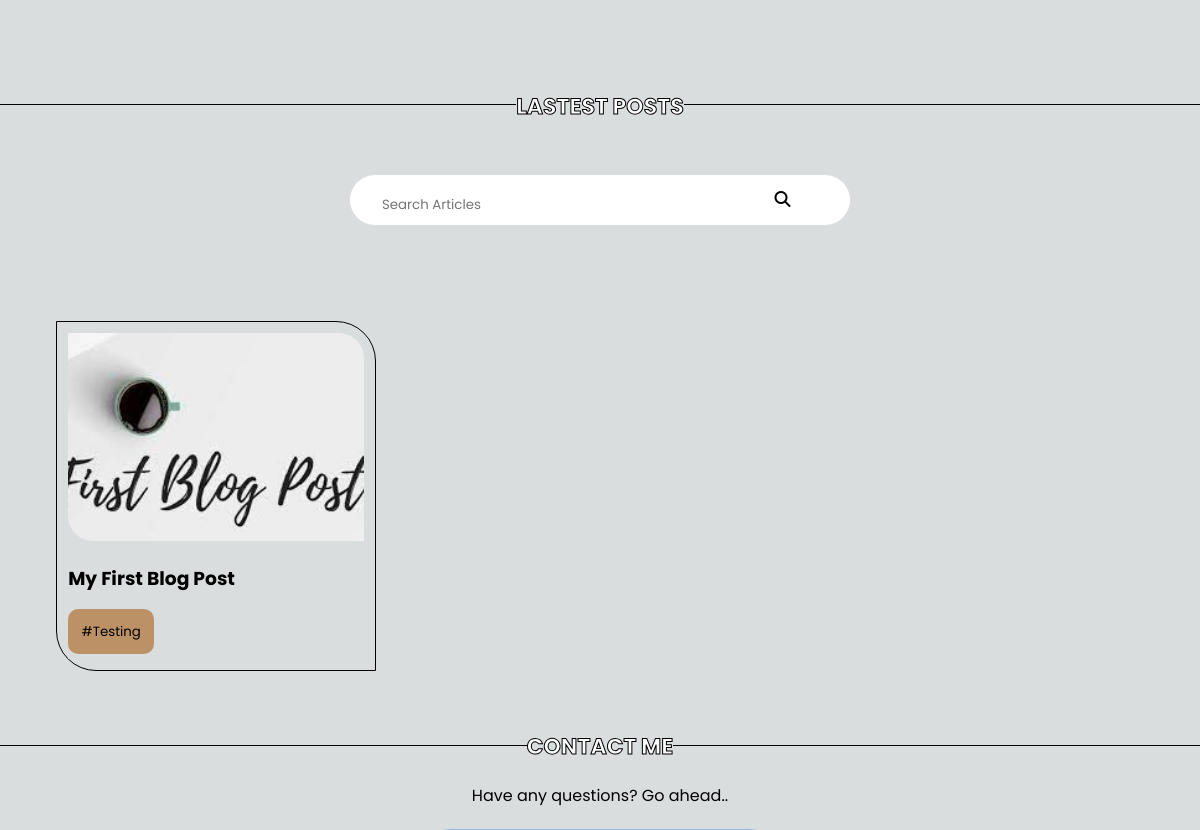
The app's page / (middle part), older data.
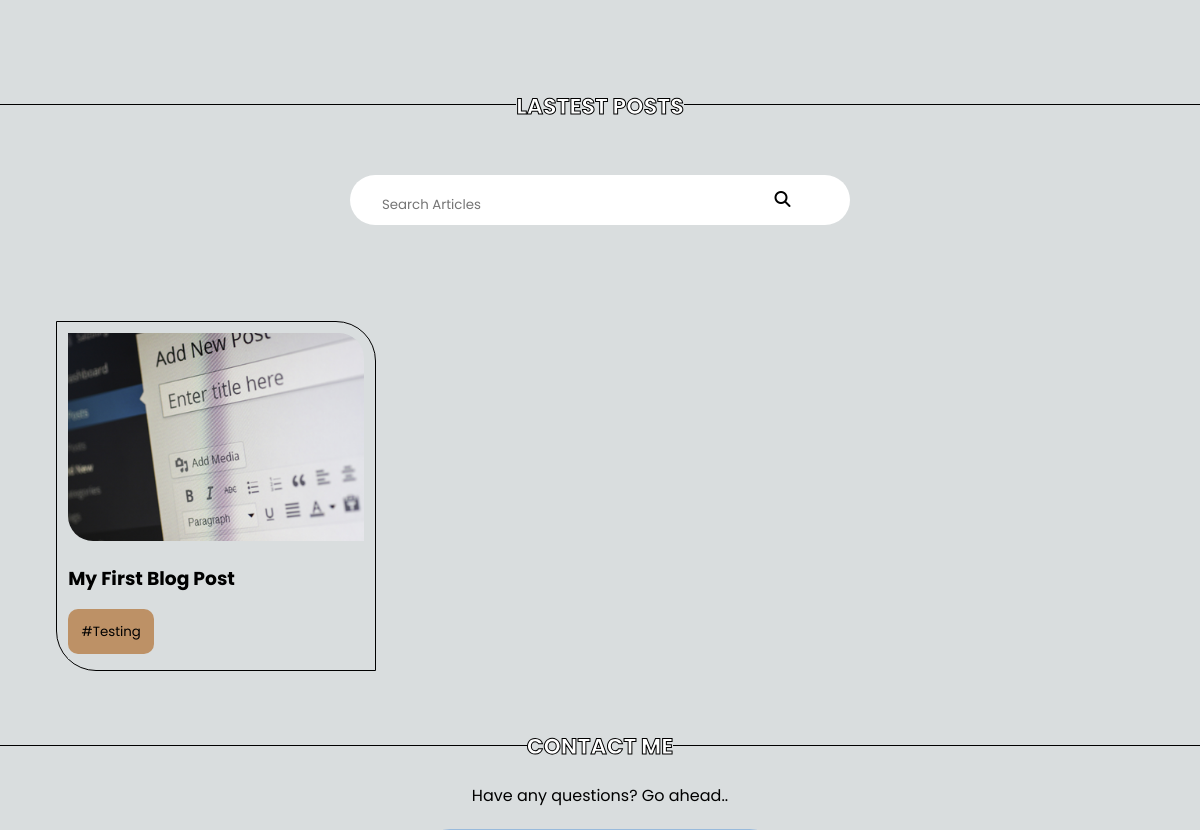
The same page, newer data.
### ba/models.py (models this page shows, shortened)
class Post(models.Model):
    title = models.CharField(max_length=100)
    image = models.ImageField(blank=True, null= True,upload_to="media/images/")
    summary = models.CharField(max_length=100)
    body = RichTextField(max_length=100000)
    slug = models.SlugField()
    category = models.ForeignKey(Category, on_delete=models.CASCADE)
    date_posted = models.DateTimeField(auto_now_add=True)
    class Meta:
        ordering = ["-date_posted"]
    def summary(self):
        return self.summary

class Category(models.Model):
    name = models.CharField(max_length= 100)
    def __str__(self):
        return self.name

### ba/views.py (the view, shortened to what this page needs)
# urls.py: 2. Add a URL to urlpatterns:  path('', views.home, name='home')
def home(request):
    if "q" in request.GET:
        q = request.GET["q"]
        search = Q(Q(title__icontains=q) | Q(category__name__icontains=q))
        posts = Post.objects.filter(search)
    else:
        posts = Post.objects.all()
    context = {
    "posts": posts
    }
    return render(request, "ba/home.html", context)

### ba/templates/ba/home.html (shortened to what this page needs)
{% extends 'ba/main.html' %} {% block content %} {% include "ba/navbar.html" %}
{% include "ba/heropage.html" %}
<h1 class="heading">Lastest Posts</h1>
<form class="search" method="get" action="">
  <input type="text" name="q" placeholder="Search Articles" />
  <a class="search-btn" href="#"
    ><i class="fa fa-search" aria-hidden="true"></i
  ></a>
</form>
<section class="container">
  {% for post in posts %}
  <div class="post-container">
    <img class="post-image" src="{{post.image.url}}" />
    <div class="post-body">
      <h3 class="post-title">
        <a href="{% url 'detailpost' post.slug %}" class="read-more"
          >{{ post.title }}</a
        >
      </h3>
      <br />
      <small class="category"> #{{post.category}} </small>
    </div>
  </div>
  {% endfor %}
</section>
<section class="contact_me" id="contact">
  <h1 class="heading">contact me</h1>
  <div class="contact_me_container">
    <h2 class="contact_me_text">Have any questions? Go ahead..</h2>
    {% include 'ba/contactForm.html' %}
  </div>
</section>
{% include 'ba/footer.html' %} {% endblock %}

Row changes from the older to the newer data that the page shows:
changed Post "My First Blog Post": image: a different picture
